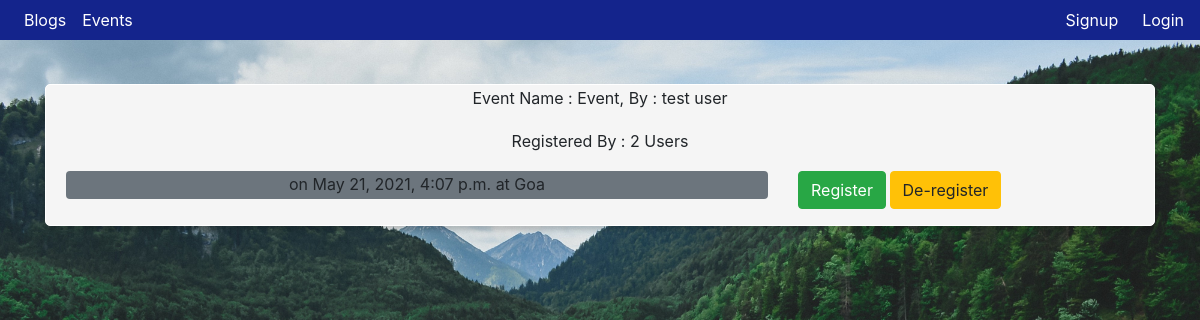
The app's page /app/events with its own data.
### app/models.py (models this page shows)
class events(models.Model):
    name = models.CharField(max_length=64)
    time = models.DateTimeField(auto_now_add=True)
    speaker = models.ForeignKey(User, on_delete=models.CASCADE)
    confirmed = models.BooleanField(default=False)
    place = models.CharField(max_length=128)

class user_events(models.Model):
    user = models.ForeignKey(User, on_delete=models.CASCADE)
    event = models.ForeignKey(events, on_delete=models.CASCADE)

### app/views.py (the view)
# urls.py: path(r'events', views.events_page, name="events-page"),
def events_page(request):
    states = ['Andhra Pradesh', 'Arunachal Pradesh', 'Assam', 'Bihar', 'Chhattisgarh', 'Goa', 'Gujarat', 'Haryana',
              'Himachal Pradesh', 'Jharkhand', 'Karnataka ', 'Kerala', 'Madhya Pradesh ', 'Maharashtra ', 'Manipur ',
              'Meghalaya ', 'Mizoram ', 'Nagaland ', 'Odisha ', 'Punjab ', 'Rajasthan ', 'Sikkim ', 'Tamil Nadu ',
              'Telangana ', 'Tripura ', 'Uttar Pradesh ', 'Uttarakhand ', 'West Bengal']
    _events = events.objects.filter(confirmed=True).order_by("-pk")
    return render(request, 'app/events.html', {'events': _events, 'states': states, 'page': 'Events'})

### app/templates/app/events.html (shortened to what this page needs)
{% extends 'base_layout.html' %}
{% load static %}
{% block content %}
<div class="container">
    <br>
    {% for event in events %}
        <div class="event">
            <p class="text-center"> Event Name : {{ event.name }}, By : {{ event.speaker.first_name }}  {{ event.speaker.last_name }}</p>
            <p class="text-center"> Registered By : {{ event.user_events_set.all | length }} Users </p>
            <div class="row">
                <div class="col-sm-8">
                    <div class="bg-secondary rounded ">
                        <p class="text-center"> on {{ event.time }} at {{ event.place }} </p>
                    </div>
                </div>
                <div class="col-sm-1">
                    <button class="btn btn-success" onclick=register('{{event.id}}')> Register </button>
                </div>
                <div class="col-sm-2">
                    <button class="btn btn-warning" onclick=deregister('{{event.id}}')> De-register </button>
                </div>
            </div>
        </div>
    {% endfor %}
</div>
{% endblock %}

### assets/styles.css (style rules this page uses)
p { line-height: 1.7em; }
body { background: linear-gradient(90deg, rgba(19,165,195,1) 0%, rgba(22,144,179,1) 50%, rgba(19,165,195,1) 100%); }

### records on screen
events: name "Event", speaker.first_name "test", speaker.last_name "user", user_events_set.all|length "2", time "May 21, 2021, 4:07 p.m.", place "Goa"
